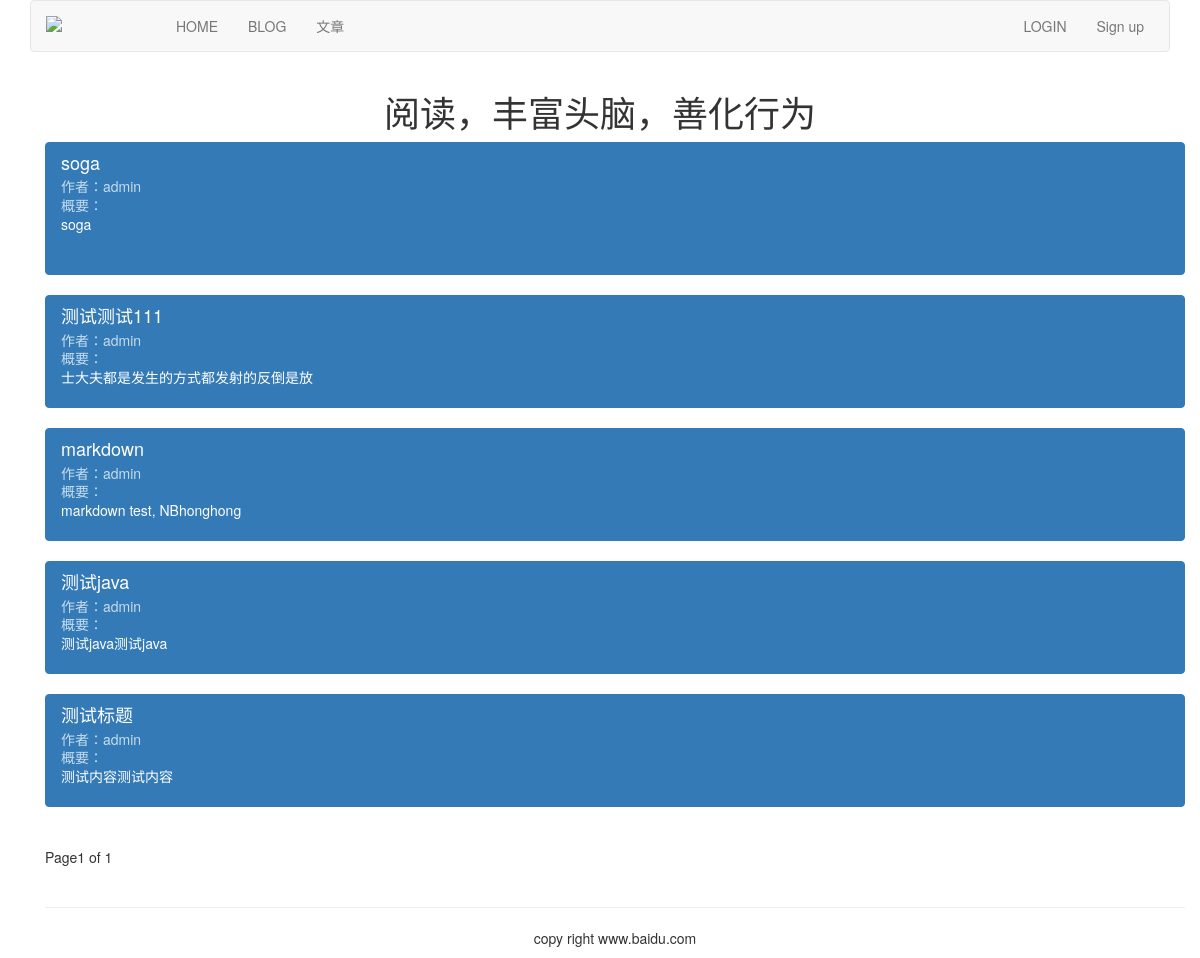
Page /article/list-article-titles/ on the earlier database version.
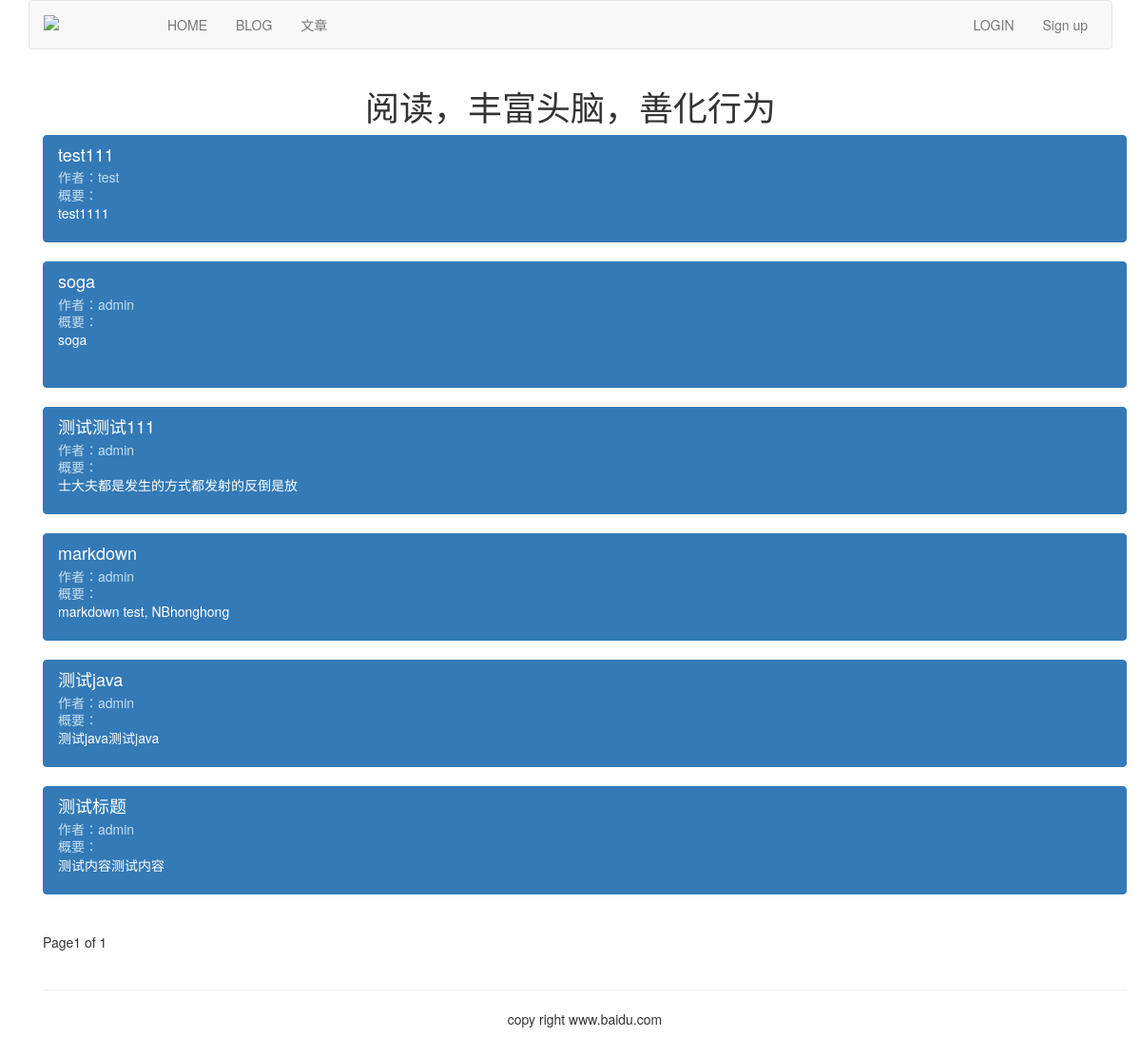
Same page on the later database version.
### article/models.py (models this page shows, shortened)
class ArticlePost(models.Model):
    author = models.ForeignKey(User, related_name="article")
    title = models.CharField(max_length=200)
    slug = models.SlugField(max_length=500)
    column = models.ForeignKey(ArticleColumn, related_name="article_column")
    body = models.TextField()
    created = models.DateTimeField(default=timezone.now())
    updated = models.DateTimeField(auto_now=True)
    class Meta:
        ordering = ("-updated",)
        index_together = (('id', 'slug'),) #为每篇文章的id和slug获取文章对象，建立索引后，提高读取速度

### article/list_views.py (the view)
def article_titles(request):
    article_title = ArticlePost.objects.all()  # 获取所有文章信息
    paginator = Paginator(article_title, 10)  # 实例化一个分页对象，每页10行
    page = request.GET.get('page') #获取页码
    try:
        current_page = paginator.page(page) #获取某页对应的记录
        articles = current_page.object_list
    except PageNotAnInteger:  #如果页码不是一个整数
        current_page = paginator.page(1) #取第一页的记录
        articles = current_page.object_list
    except EmptyPage: #如果页码太大，没有相应的记录
        current_page = paginator.page(paginator.num_pages) #取最后一页记录
        articles = current_page.object_list
    return render(request, "article/list/article_titles.html", {"articles": articles, "page": current_page})

### templates/article/list/article_titles.html (shortened to what this page needs)
{% extends "base.html" %}
{% block content %}
    <div class="row text-center verticle-middle-sm">
        <h1>阅读，丰富头脑，善化行为</h1>
    </div>
    <div class="container">
        {% for article in articles %}
            <div class="list-group">
                <a href="#" class="list-group-item active">
                    <h4 class="list-group-item-heading">{{ article.title }}</h4>
                    <p class="list-group-item-text">作者：{{ article.author.username }}</p>
                    <p class="list-group-item-text">概要：{{ article.body|slice:'70'|linebreaks }}</p>
                </a>
            </div>
        {% endfor %}
        {% include "paginator.html" %}
    </div>
{% endblock %}

Differences in the rows shown:
added ArticlePost: title "test111", author.username "test", body "test1111"
